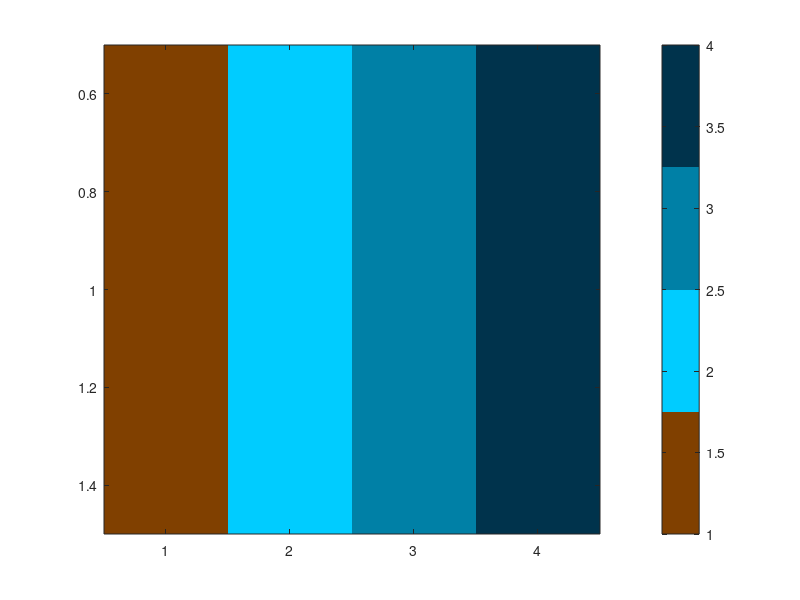

This chart was generated by the following MATLAB code:
C = [1 2 3 4];

if max(C(:)) < 2
    colormap([0.5 0.25 0 ; 0 0.8 1]);
elseif max(C(:)) >= 2 && max(C(:)) < 3
    colormap([0.5 0.25 0 ; 0 0.8 1 ; 0 0.5 0.65]);
elseif max(C(:)) >= 3
    colormap([0.5 0.25 0 ; 0 0.8 1 ; 0 0.5 0.65 ; 0 0.2 0.3]);
end

% whatever to make your plot
imagesc(C);

% display a colorbar
cb_ax = colorbar;

% label it appropriately
% set(cb_ax, 'YTick', [1:4]*3/4+5/8, 'YTickLabels', {'A', 'B', 'C', 'D'});